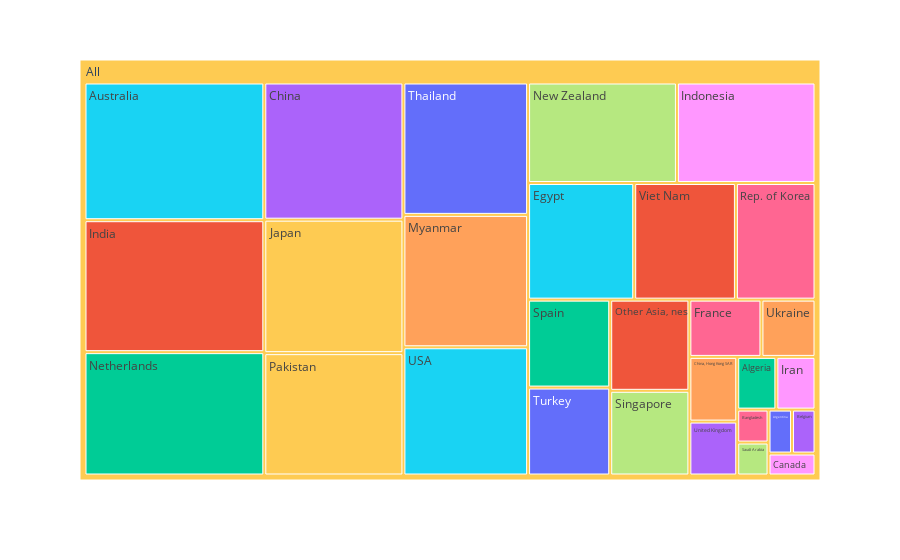

Notebook source saved alongside this figure:
### Code cell
fig1 = px.treemap(origin, 
    path = [px.Constant('All'), 'Country_Origin'], 
    values = 'count',
    color = 'Country_Origin',
    color_continuous_scale = 'RdBu') #,
    # width = 800,
    # height = 600)
    
fig1.show()

### Figure 1 — Plotly figure (JSON) as saved in the notebook; plotly's stock layout.template omitted (floating-point values rounded to 4 significant figures)
{"data": [{"branchvalues": "total", "customdata": [["Thailand"], ["Viet Nam"], ["Algeria"], ["United Kingdom"], ["Ukraine"], ["USA"], ["Bangladesh"], ["Saudi Arabia"], ["Indonesia"], ["Pakistan"], ["Argentina"], ["India"], ["Spain"], ["Belgium"], ["China, Hong Kong SAR"], ["Australia"], ["France"], ["New Zealand"], ["Canada"], ["Japan"], ["Turkey"], ["Other Asia, nes"], ["Netherlands"], ["China"], ["Myanmar"], ["Egypt"], ["Rep. of Korea"], ["Singapore"], ["Iran"], ["(?)"]], "domain": {"x": [0, 1], "y": [0, 1]}, "hovertemplate": "labels=%{label}<br>count=%{value}<br>parent=%{parent}<br>id=%{id}<br>Country_Origin=%{customdata[0]}<extra></extra>", "ids": ["All/Thailand", "All/Viet Nam", "All/Algeria", "All/United Kingdom", "All/Ukraine", "All/USA", "All/Bangladesh", "All/Saudi Arabia", "All/Indonesia", "All/Pakistan", "All/Argentina", "All/India", "All/Spain", "All/Belgium", "All/China, Hong Kong SAR", "All/Australia", "All/France", "All/New Zealand", "All/Canada", "All/Japan", "All/Turkey", "All/Other Asia, nes", "All/Netherlands", "All/China", "All/Myanmar", "All/Egypt", "All/Rep. of Korea", "All/Singapore", "All/Iran", "All"], "labels": ["Thailand", "Viet Nam", "Algeria", "United Kingdom", "Ukraine", "USA", "Bangladesh", "Saudi Arabia", "Indonesia", "Pakistan", "Argentina", "India", "Spain", "Belgium", "China, Hong Kong SAR", "Australia", "France", "New Zealand", "Canada", "Japan", "Turkey", "Other Asia, nes", "Netherlands", "China", "Myanmar", "Egypt", "Rep. of Korea", "Singapore", "Iran", "All"], "marker": {"colors": ["#636efa", "#EF553B", "#00cc96", "#ab63fa", "#FFA15A", "#19d3f3", "#FF6692", "#B6E880", "#FF97FF", "#FECB52", "#636efa", "#EF553B", "#00cc96", "#ab63fa", "#FFA15A", "#19d3f3", "#FF6692", "#B6E880", "#FF97FF", "#FECB52", "#636efa", "#EF553B", "#00cc96", "#ab63fa", "#FFA15A", "#19d3f3", "#FF6692", "#B6E880", "#FF97FF", "#FECB52"]}, "name": "", "parents": ["All", "All", "All", "All", "All", "All", "All", "All", "All", "All", "All", "All", "All", "All", "All", "All", "All", "All", "All", "All", "All", "All", "All", "All", "All", "All", "All", "All", "All", ""], "type": "treemap", "values": [32, 23, 4, 5, 6, 31, 2, 2, 27, 33, 2, 46, 14, 2, 6, 48, 8, 29, 2, 36, 14, 14, 43, 37, 32, 24, 18, 13, 4, 557]}], "layout": {"legend": {"tracegroupgap": 0}, "margin": {"t": 60}}}
